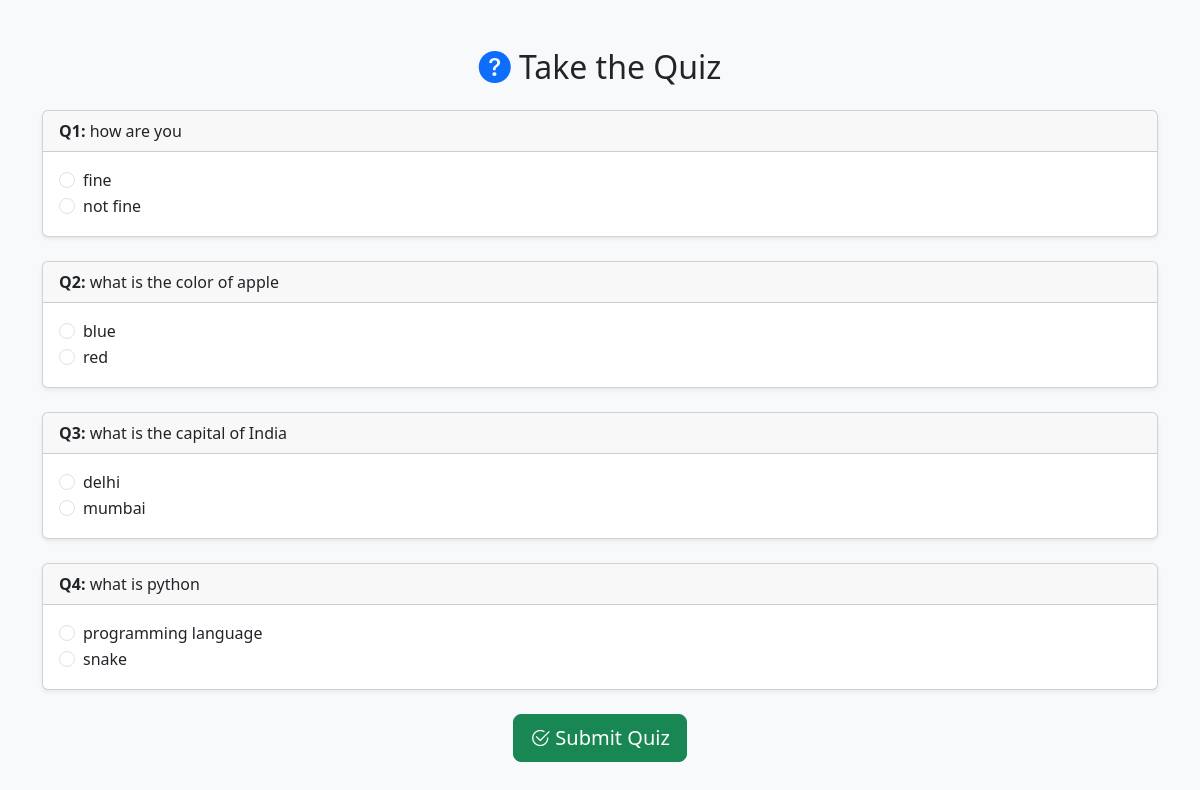
The app's page /quiz/ (signed in) with its own data.
### quiz/models.py (models this page shows, shortened)
class Question(models.Model):
    text = models.CharField(max_length=255)

class Choice(models.Model):
    question = models.ForeignKey(Question, related_name='choices', on_delete=models.CASCADE)
    text = models.CharField(max_length=255)
    is_correct = models.BooleanField(default=False)

### quiz/views.py (the view)
# urls.py: path('quiz/', QuizView.as_view(), name='quiz'),                    # Quiz page
class QuizView(LoginRequiredMixin, TemplateView):
    template_name = 'quiz/quiz.html'
    def get_context_data(self, **kwargs):
        context = super().get_context_data(**kwargs)
        context['questions'] = Question.objects.all()
        return context

### quiz/templates/quiz/quiz.html (shortened to what this page needs)
{% extends "base.html" %}
{% block content %}
<div class="container mt-5">
    <div class="text-center mb-4">
        <h2><i class="bi bi-question-circle-fill text-primary"></i> Take the Quiz</h2>
    </div>
    <form method="POST" action="{% url 'submit_quiz' %}">
        {% for question in questions %}
            <div class="card mb-4 shadow-sm">
                <div class="card-header">
                    <strong>Q{{ forloop.counter }}:</strong> {{ question.text }}
                </div>
                <div class="card-body">
                    {% for choice in question.choices.all %}
                        <div class="form-check">
                            <input class="form-check-input" type="radio" name="{{ question.id }}" value="{{ choice.id }}" id="choice{{ choice.id }}">
                            <label class="form-check-label" for="choice{{ choice.id }}">
                                {{ choice.text }}
                            </label>
                        </div>
                    {% endfor %}
                </div>
            </div>
        {% endfor %}
        <div class="text-center">
            <button type="submit" class="btn btn-success btn-lg"><i class="bi bi-check2-circle"></i> Submit Quiz</button>
        </div>
    </form>
</div>
{% endblock %}

### quiz/templates/base.html (shortened to what this page needs)
{% load static %}
<!DOCTYPE html>
<html lang="en">
<head>
    <link href="https://cdn.jsdelivr.net/npm/bootstrap@5.3.0/dist/css/bootstrap.min.css" rel="stylesheet">
    <link href="https://cdn.jsdelivr.net/npm/bootstrap-icons@1.10.5/font/bootstrap-icons.css" rel="stylesheet">
    <link rel="stylesheet" href="{% static 'css/style.css' %}">
</head>
<body class="bg-light">
    {% block content %}
    {% endblock %}
</body>
</html>

### quiz/static/css/style.css (style rules this page uses)
input { border-radius: 0.5rem !important; }

### records on screen
Question: text "how are you"
Choice: text "fine"
Choice: text "not fine"
Question: text "what is the color of apple"
Choice: text "blue"
Choice: text "red"
Question: text "what is the capital of India"
Choice: text "delhi"
Choice: text "mumbai"
Question: text "what is python"
Choice: text "programming language"
Choice: text "snake"
